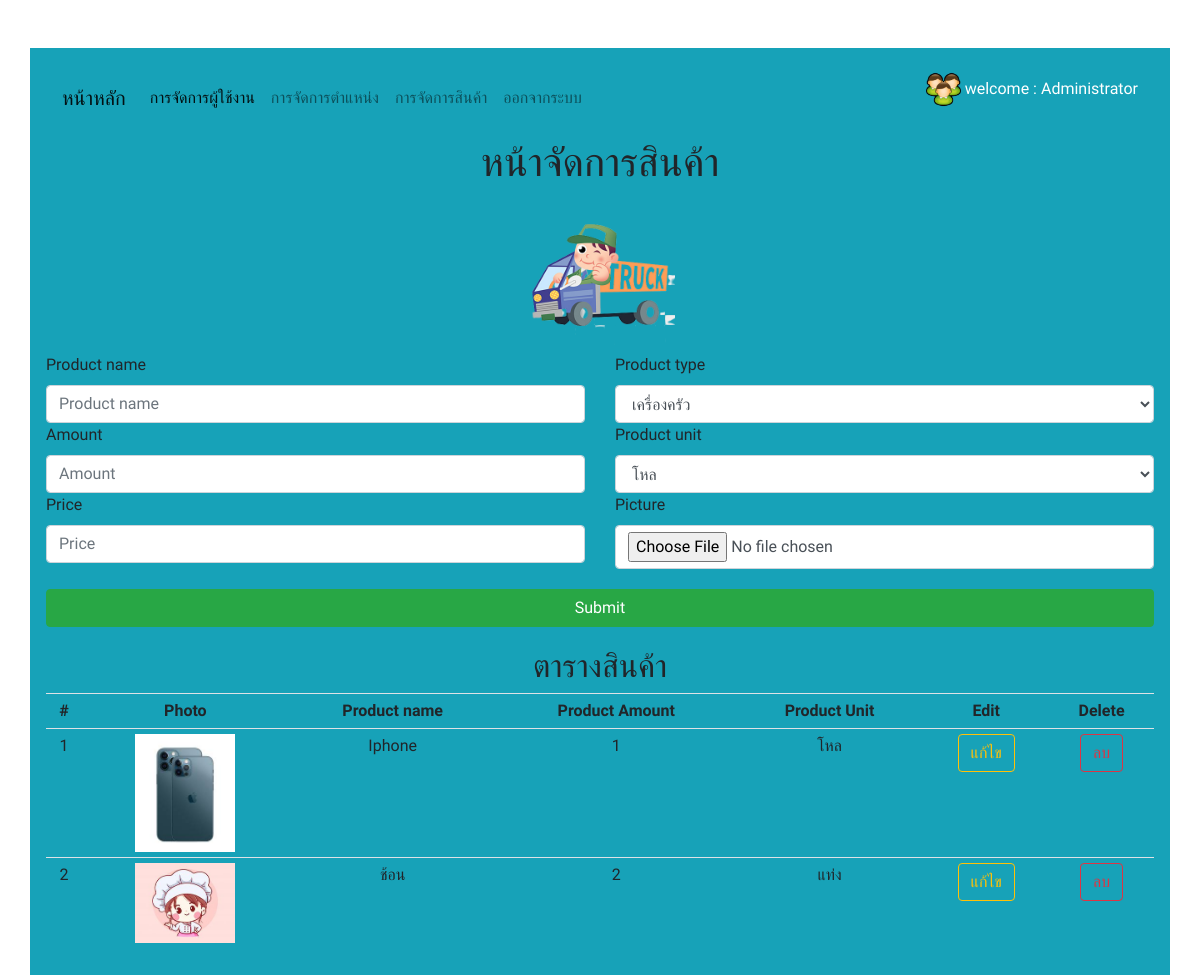
Screenshot of /product.php (signed in) with the database file from the repository.
### tables this page shows
CREATE TABLE `tbl_product` (
  `product_id` int(11) NOT NULL,
  `product_name` varchar(255) NOT NULL,
  `product_price` int(11) NOT NULL,
  `product_amount` int(11) NOT NULL,
  `product_picdir` varchar(255) NOT NULL,
  `product_pic` varchar(255) NOT NULL,
  `product_u_name` varchar(255) NOT NULL,
  `product_t_name` varchar(255) NOT NULL
);

### product.php (the view, shortened to what this page needs)
<?PHP
  include('connect_db.php');
?>
<!DOCTYPE html>
<html lang="en">
<head>
    <link rel="stylesheet" href="https://maxcdn.bootstrapcdn.com/bootstrap/4.0.0/css/bootstrap.min.css">
    <link rel="stylesheet" href="css/style.css">
  </head>
<body>
    <div class="container p-3 mb-2 bg-info text-back mt-5">
    <?PHP include('nav.php')?>
      <div class="row">
        <div class="col-lg-12 text-center my-2">
          <h1>หน้าจัดการสินค้า</h1>
          <center><img src="good_truck-removebg-preview.png" alt="product-removebg-preview" width="150" height="150"></center>
        </div>
      </div>
      <div class="row">
        <div class="col-lg-12 ">
          <form action="add_product.php" method="POST" enctype="multipart/form-data">
            <div class="row">
              <div class="col-lg-6">
                <label for="">Product name</label>
                <input type="text" name="productname" placeholder="Product name"  class="form-control" required >
              </div>
              <div class="col-lg-6">
                <label for="">Product type</label>
                <select name="type" id="type" class="form-control" required>
                        <?PHP
                          $sql2 = "SELECT * FROM type_product ORDER by 'type_product_id' DESC";
                          $query2 = mysqli_query($connection,$sql2);
                          while ($row2 = mysqli_fetch_array($query2)){?>
                          <option value="<?php echo $row2 ['type_product_id'];?>"><?php echo $row2 ['type_product_name'];?></option>
                        <?PHP }
                        ?>
                </select>
              </div>
              <div class="col-lg-6">
                <label for="">Amount</label>
                <input type="text" name="amount" placeholder="Amount" class="form-control" required>
              </div>
              <div class="col-lg-6">
                <label for="">Product unit</label>
                <select name="unit" id="unit" class="form-control" required>
                        <?PHP
                          $sql3 = "SELECT * FROM product_unit ORDER by 'unit_id ' DESC";
                          $query3 = mysqli_query($connection,$sql3);
                          while ($row3 = mysqli_fetch_array($query3)){?>
                          <option value="<?php echo $row3 ['unit_name'];?>"><?php echo $row3 ['unit_name'];?></option>
                        <?PHP }
                        ?>
                </select>
              </div>
              <div class="col-lg-6">
                <label for="">Price</label>
                <input type="text" name="price" placeholder="Price" class="form-control" required>
              </div>
              <div class="col-lg-6">
                <label for="">Picture</label>
                <input type="file" name="pic" class="form-control" required  >
              </div>
              <div class="col-lg-12 text-center" style="margin-top: 20px;">
                <button class="btn btn-success btn-block" type="submit">Submit</button>
              </div>
            </div>
          </form>
        </div>
      </div>
      <div class="row" style="margin-top: 20px;">
        <div class="col-lg-12 text-center">
          <h2>ตารางสินค้า</h2>
          <table class="table table-sm">
            <tr>
              <th>#</th>
              <th>Photo</th>
              <th>Product name</th>
              <th>Product Amount</th>
              <th>Product Unit</th>
              <th>Edit</th>
              <th>Delete</th>
            </tr>
            <?PHP
              include('connect_db.php');
              $sql = "SELECT * FROM tbl_product order by product_id DESC";
              $query = mysqli_query($connection,$sql);
              $i = 1;
              while($row = mysqli_fetch_array($query)){
                echo'<tr>
                <td>'.$i.'</td>
                <td><img src="'.$row['product_picdir'].''.$row['product_pic'].'"width="100px"></td>
                <td>'.$row['product_name'].'</td>
                <td>'.$row['product_amount'].'</td>
                <td>'.$row['product_u_name'].'</td>
                <td><a href="form_edit_product.php?product_id='.$row['product_id'].'" class="btn btn-outline-warning">แก้ไข</a></td>
                <td><a href="delete_product.php?product_id='.$row['product_id'].'" class="btn btn-outline-danger">ลบ</a></td>
              </tr>';
              $i++;
              }
            ?>
          </table>
        </div>
      </div>
    </div>
</body>
</html>

### nav.php (shortened to what this page needs)
<nav class="navbar navbar-expand-lg navbar-light bg-info">
  <a class="navbar-brand" href="index.php">หน้าหลัก</a>
    <div class="collapse navbar-collapse" id="navbarNavDropdown">
      <ul class="navbar-nav">
        <li class="nav-item active">
          <a class="nav-link" href="users.php">การจัดการผู้ใช้งาน</a>
        </li>
        <li class="nav-item">
          <a class="nav-link" href="position.php">การจัดการตำแหน่ง</a>
        </li>
        <li class="nav-item">
          <a class="nav-link" href="product.php">การจัดการสินค้า</a>
        </li>
          <li class="nav-item">
            <a class="nav-link" href="logout.php">ออกจากระบบ</a>
          </li>
      </ul>
    </div>
    <ul><img src="images-removebg-preview.png" alt="images-removebg-preview" width="35" height="35">
      <a href="#" class="text-white">welcome : <?php echo $_SESSION['auth-name'] ?></a></ul>
 </nav>

### css/style.css (style rules this page uses)
body { font-family: 'Mitr', sans-serif; }

### rows the page displays
tbl_product: product_picdir+product_pic (picture), product_name "Iphone", product_amount "1", product_u_name "โหล"
tbl_product: product_picdir+product_pic (picture), product_name "ช้อน", product_amount "2", product_u_name "แท่ง"

### other values shown
$_SESSION['auth-name'] "Administrator"
form field type "เครื่องครัว"
form field unit "โหล"
